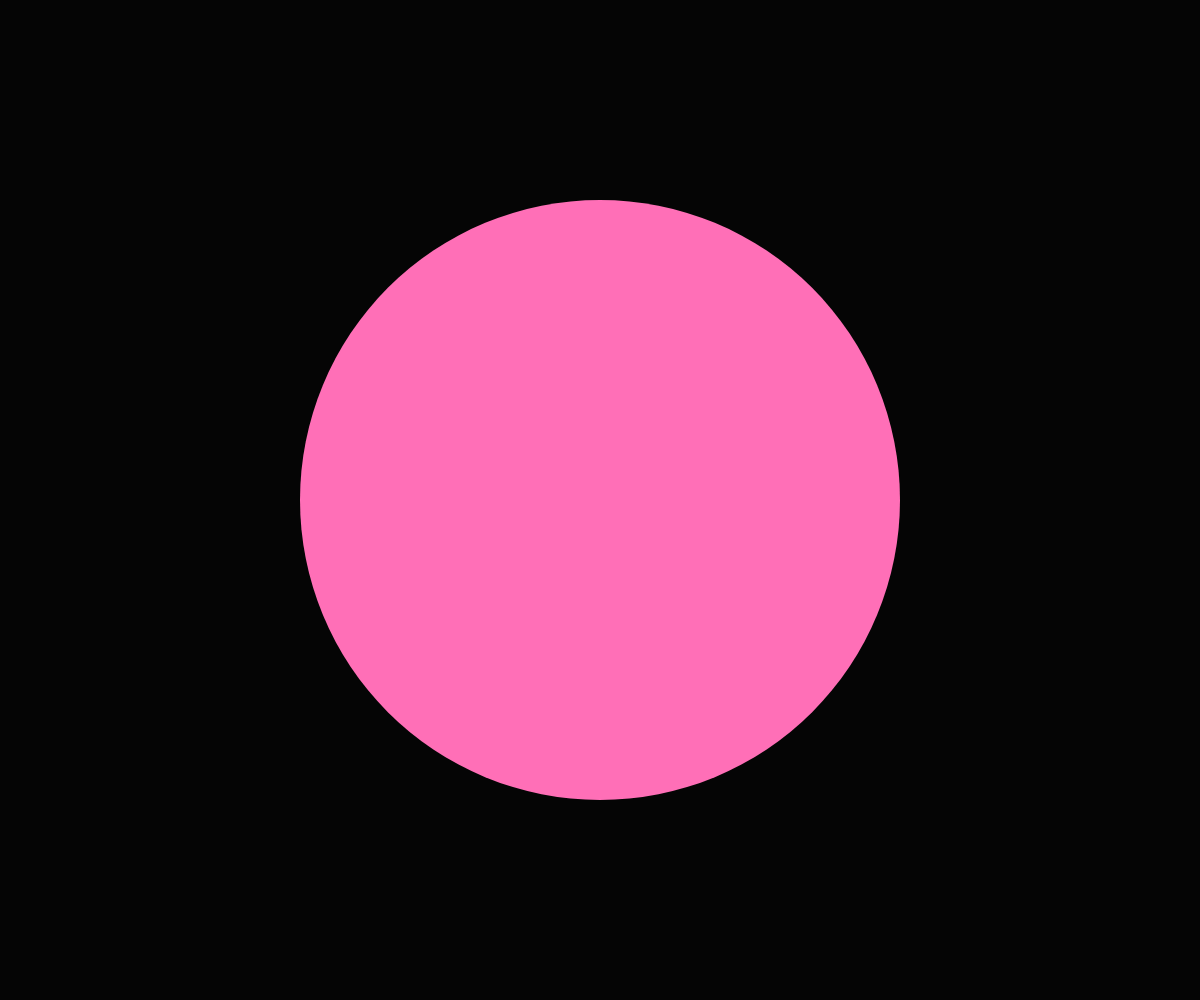
Frame 1 (no input)
Frame 2 (the mouse pressed at the canvas centre, redrawn once): identical to frame 1, image omitted

The p5.js sketch that drew this single still picture (run headless with seeded random() and noise() and a simulated clock; the mouse was pressed at the canvas centre and the sketch redrawn once):

// p5.js sketch
// ── sketch.js
const COLOR = '#ff6fb7';

function setup() {
  createCanvas(windowWidth, windowHeight);
  noLoop();
}

function draw() {
  background('#050505');
  noStroke();
  fill(COLOR);
  const size = min(width, height) * 0.6;
  circle(width * 0.5, height * 0.5, size);
}

function windowResized() {
  resizeCanvas(windowWidth, windowHeight);
  redraw();
}
